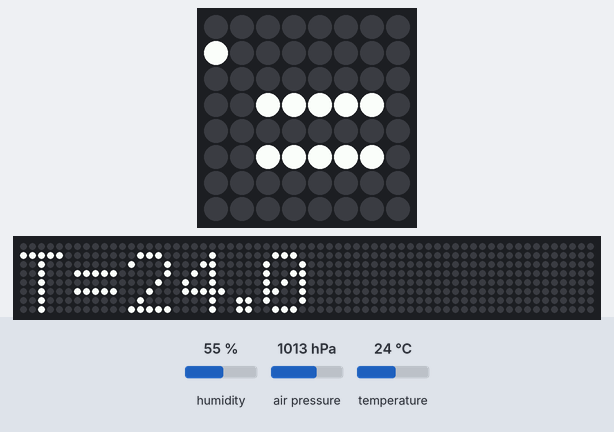
Bench run of a program on a simulated Raspberry Pi (BCM pin numbers) with a Sense HAT. On the bench: the Sense HAT's 8×8 RGB LED matrix, a strip that is not on the board, showing the scrolling text unrolled. The inputs (shaded band) are chosen by the test bench; at power-on: temperature 24 °C, humidity 55 %, air pressure 1013 hPa. The 64×8 strip is a reading aid, not a part: it shows the text the matrix is scrolling, unrolled, one strip-width of it at a time.

Above: at 1.28 s.
1.3 s: temperature set to 12 °C
10.8 s: humidity set to 22 %
At 12.76 s:
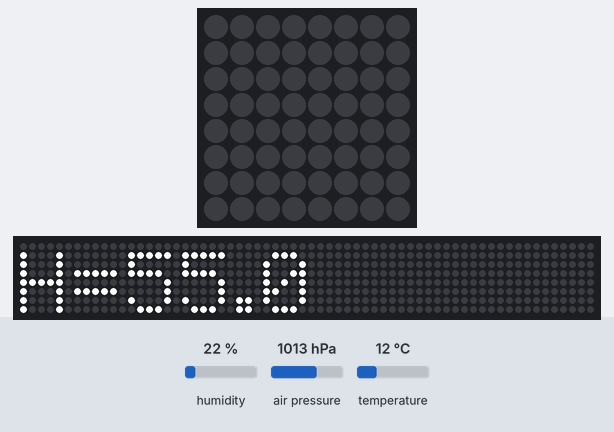
20.3 s: air pressure set to 952 hPa
At 29.79 s:
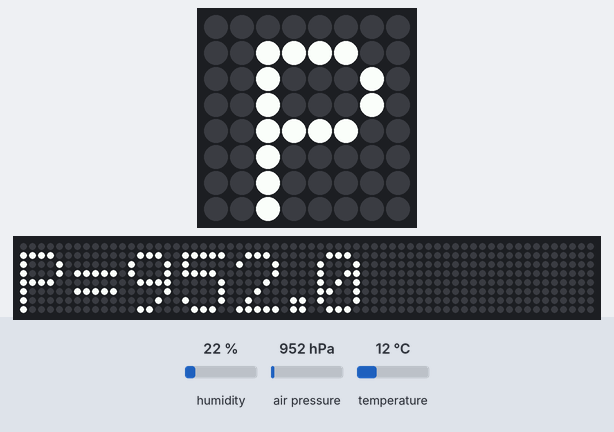
31.2 s: air pressure set to 975 hPa
At 42.18 s:
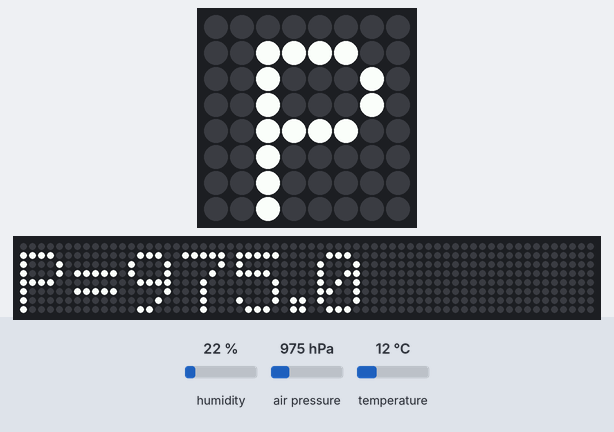

The program:

environment.py
```python
from sense_hat import SenseHat
sense = SenseHat()

# Define the colours red and green
red = (255, 0, 0)
green = (0, 255, 0)
black = (0, 0, 0)

while True:

  # Take readings from all three sensors
  t = sense.get_temperature()
  p = sense.get_pressure()
  h = sense.get_humidity()

  # Round the values to one decimal place
  t = round(t, 1)
  p = round(p, 1)
  h = round(h, 1)

  # Create the message
  # str() converts the value to a string so it can be concatenated
  message = "T=" + str(t) + " P=" + str(p) + " H=" + str(h)

  if t > 18.3 and t < 26.7:
    bg = green
  else:
    bg = red

  bg = black

  # Display the scrolling message
  sense.set_rotation(90)
  sense.show_message(message, scroll_speed=0.1, back_colour=bg)
```
